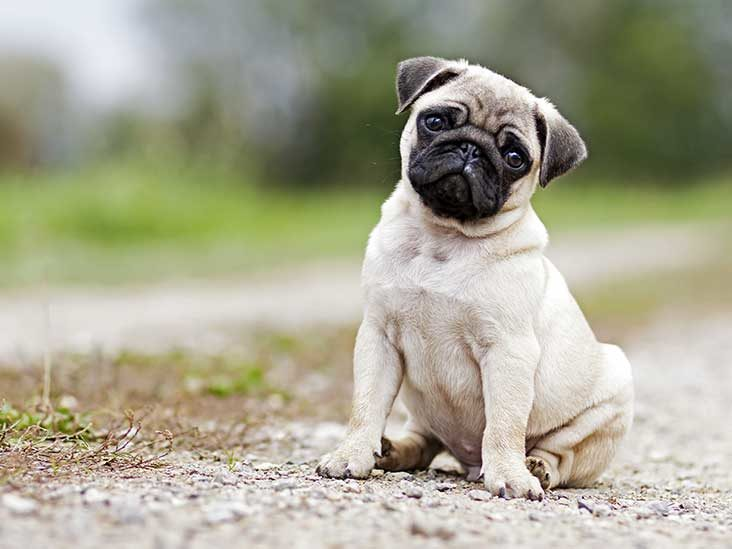
#> input picture week4/new_cat_dog/1.jpeg, 732 x 549 px; its folder holds only this picture in this run
$ jupyter execute --allow-errors json_to_yolo.ipynb
#> lines starting #> are read from the running program, lines starting #| are printed output that depends on the picture
[cell 1]
import matplotlib.pyplot as plt
import numpy as np
from PIL import Image
import json
import cv2
import os
import random
def resize():
    input_folder = "new_cat_dog"
    output_folder = "output1"
    images=[]
    output_file= []
    for filename in os.listdir(input_folder):

        img = cv2.imread(os.path.join(input_folder, filename))
#> img is the input picture: shape (549, 732, 3); mean B, G, R 145.1, 166.1, 167.4
        output_filename = os.path.splitext(filename)[0] + ".jpeg"
        output_path = os.path.join(output_folder, output_filename)
        a= np.random.uniform(0.6,1)
        resized_shape= (int(img.shape[0]*a),int(img.shape[1]*a))
#> resized_shape = (449, 599)
        img = cv2.resize(img,resized_shape)
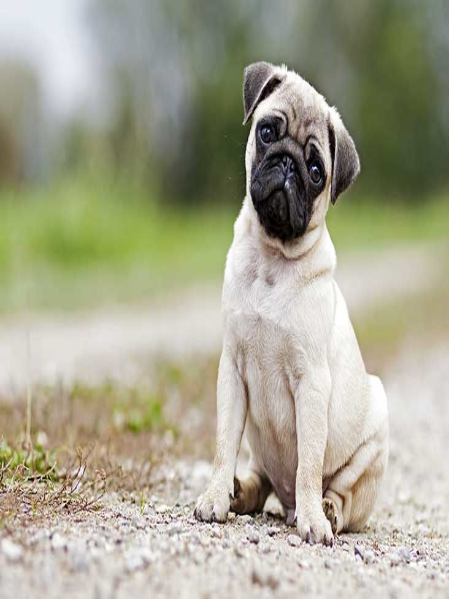
#> img: shape (599, 449, 3); mean B, G, R 145, 166, 167.3
    #     output_filename = os.path.splitext(filename)[0] + "_0.5" + ".jpeg"
    #     output_path = os.path.join(output_folder, output_filename)
    #     img.save(output_path)
        cv2.imwrite(output_path,img)
        output_file.append(output_path)
        images.append(img)
    # [9 lines of commented-out code are left out]
    return images,output_file

[cell 2]
out,out_filename= resize()
#> out = 1 item; out_filename = ['output1/1.jpeg']
out_filename
#> Out = ['output1/1.jpeg']

[cell 3]
def brightness():

        output_directory= "output1"
#         if not os.path.exists(output_directory):
#             os.makedirs(output_directory)
    # load the input image
        resized_list,out_filename= resize()
#> resized_list = 1 item; out_filename = ['output1/1.jpeg']
        for (image,out_filename) in zip(resized_list,out_filename):
            #im = Image.open(image)
            cv2.imwrite(os.path.join(output_directory,out_filename.split('/')[-1].split('.')[0]+'.jpeg'),image)
            # define the brightness adjustment range
            brightness_range = (-50, 50)


            # generate 5 images with different brightness levels
            for i in range(1,6,1):
                # generate a random brightness level
                brightness_level = random.randint(*brightness_range)

                image= Image.fromarray(image)
                # adjust the brightness level of the image
                adjusted_image = image.point(lambda x: x + brightness_level)

                # save the adjusted image to the output directory
                output_filename = out_filename.split("/")[-1].split('.')[0]+'_brightness_'+f'{i}'+'.jpeg'
                #noise_filename= image.split("/")[-1].split('.')[0]+ 'noise'+f'{i}'+'.png'

                output_path = os.path.join(output_directory, output_filename)
                adjusted_image.save(output_path)
#> this loop made 1 pass
#> (out_filename, brightness_range) on pass 1: ('output1/1.jpeg', (-50, 50))
#> pass 1, in brightness, `adjusted_image.save(output_path)`:
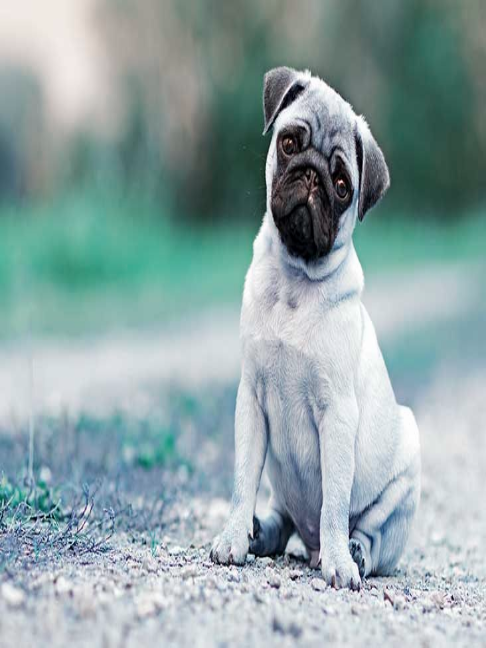
#> saved as 1_brightness_1.jpeg: PIL image 486x648 RGB; mean R, G, B 144, 165, 166.3
#> this loop made 1 pass
#> pass 1, in brightness (call 2), `adjusted_image.save(output_path)`:
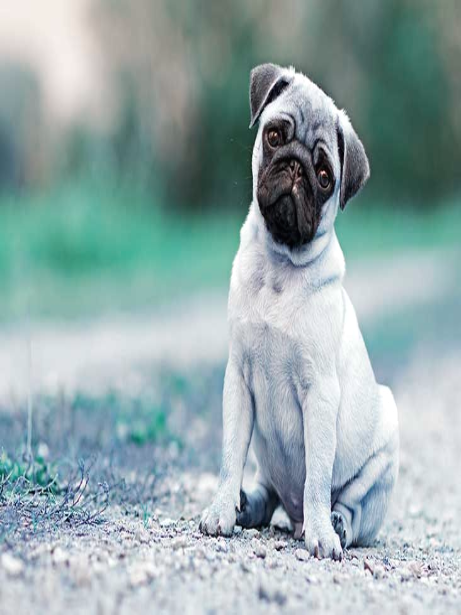
#> saved as 1_brightness_1.jpeg: PIL image 461x615 RGB; mean R, G, B 148, 169, 170.3
#> this loop made 1 pass
#> pass 1, in brightness (call 3), `adjusted_image.save(output_path)`:
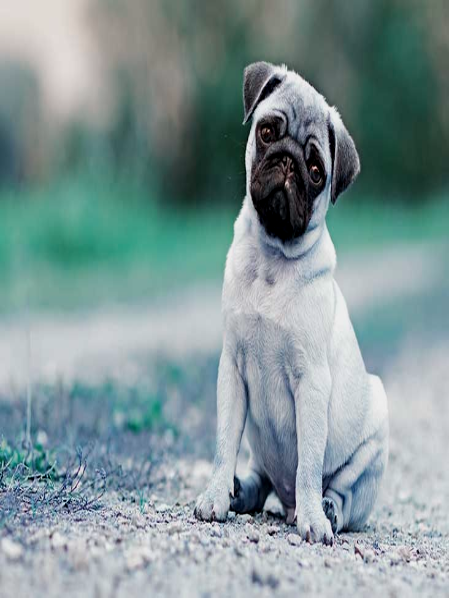
#> saved as 1_brightness_1.jpeg: PIL image 449x598 RGB; mean R, G, B 128.1, 149.1, 150.3
#> `img = cv2.resize(img,(random.randint((img.shape[1]*0.6),img.shape[1]),..`:
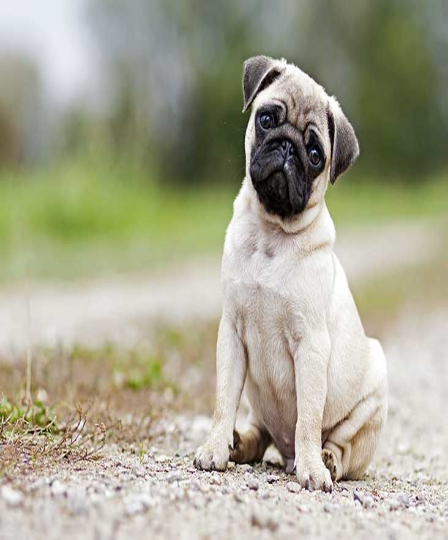
#> img: shape (540, 448, 3); mean R, G, B 167.3, 166, 145
        return output_path.split('/')[0]

#> (a cell that did not finish here is left out)

#> (a cell that did not finish here is left out)

#> (a cell that did not finish here is left out)

#> (a cell that did not finish here is left out)

#> (a cell that did not finish here is left out)

#> (a cell that did not finish here is left out)

[cell 10]
def rotate():
    input_folder = "new_cat_dog"
    output_folder = "output1"
    for filename in os.listdir(input_folder):
        img = Image.open(os.path.join(input_folder, filename))

        for j in range(5,360,5):
            img= img.rotate(j)
            output_filename = os.path.splitext(filename)[0] + "rotate" + str(j) + ".png"
            output_path = os.path.join(output_folder, output_filename)
            img.save(output_path)

[cell 11]
import matplotlib.pyplot as plt
import numpy as np
from PIL import Image
import json
import cv2
import os
import random
import glob
from numpy import random

input_folder = "new_cat_dog"
output_folder = "output1"
for image in glob.glob('conversion_test/*.jpeg'):
    if not os.path.exists(output_folder):
        os.makedirs(output_folder)
#> (the rest of this cell did not finish here and is left out)

$ run again, on week4/new_cat_dog/5.jpeg
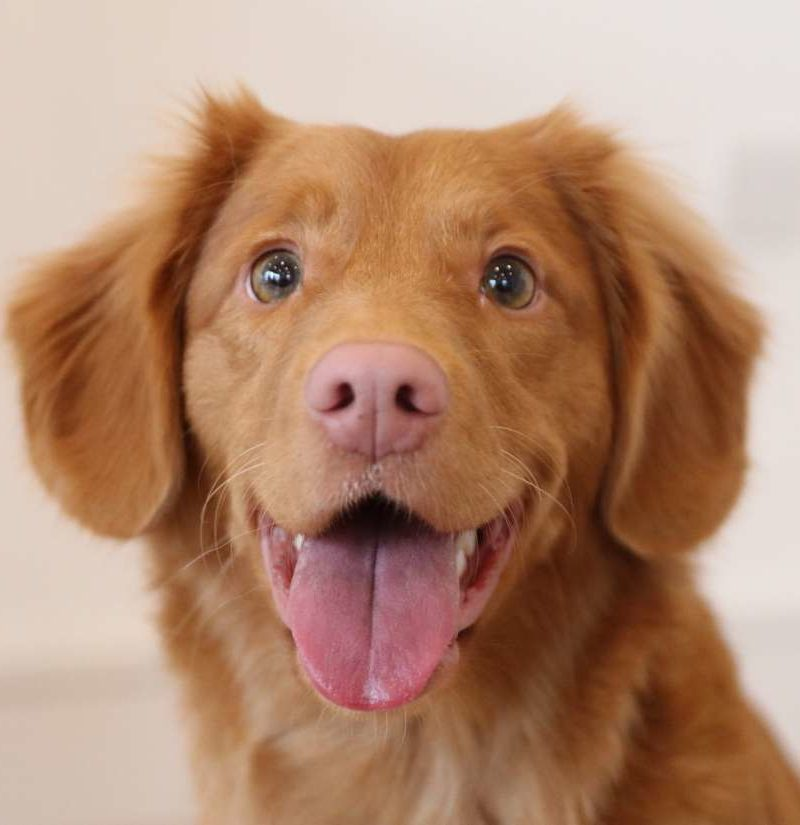
#> input picture week4/new_cat_dog/5.jpeg, 800 x 825 px
#> in resize, img is the input picture: shape (825, 800, 3); mean B, G, R 112.3, 137.1, 177.1
#> `out,out_filename= resize()`: out = 1 item; out_filename = ['output1/5.jpeg']
#> in brightness, `resized_list,out_filename= resize()`: resized_list = 1 item; out_filename = ['output1/5.jpeg']
#> the loop in brightness, `for (image,out_filename) in zip(resized_list,out_filename):` made 1 pass
#> (out_filename, brightness_range) on pass 1: ('output1/5.jpeg', (-50, 50))
#> pass 1, in brightness, `adjusted_image.save(output_path)`:
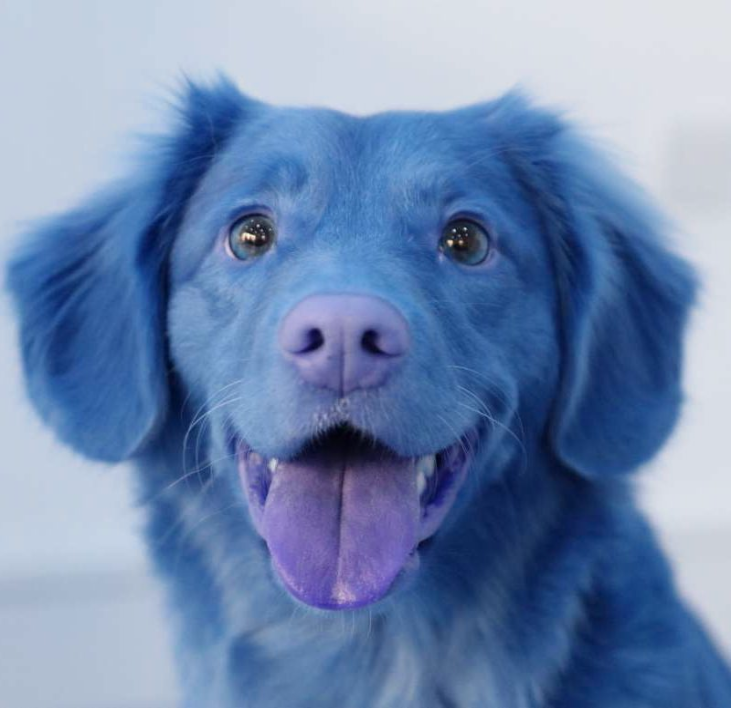
#> saved as 5_brightness_1.jpeg: PIL image 731x708 RGB; mean R, G, B 111.2, 136, 176
#> `img = cv2.resize(img,(random.randint((img.shape[1]*0.6),img.shape[1]),..`:
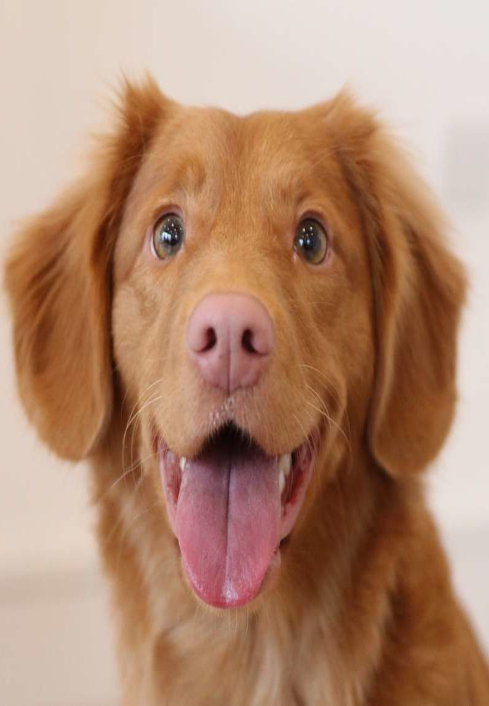
#> img: shape (706, 489, 3); mean R, G, B 177, 137, 112.2

$ run again, on week4/new_cat_dog/6.jpeg
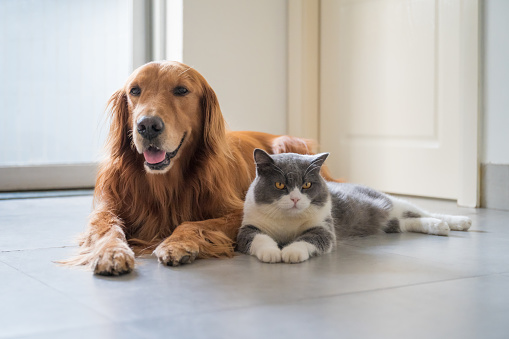
#> input picture week4/new_cat_dog/6.jpeg, 509 x 339 px
#> in resize, img is the input picture: shape (339, 509, 3); mean B, G, R 171.9, 177.6, 184.4
#> `out,out_filename= resize()`: out = 1 item; out_filename = ['output1/6.jpeg']
#> in brightness, `resized_list,out_filename= resize()`: resized_list = 1 item; out_filename = ['output1/6.jpeg']
#> the loop in brightness, `for (image,out_filename) in zip(resized_list,out_filename):` made 1 pass
#> (out_filename, brightness_range) on pass 1: ('output1/6.jpeg', (-50, 50))
#> the loop in brightness, `for (image,out_filename) in zip(resized_list,out_filename):` made 1 pass
#> pass 1, in brightness (call 2), `adjusted_image.save(output_path)`:
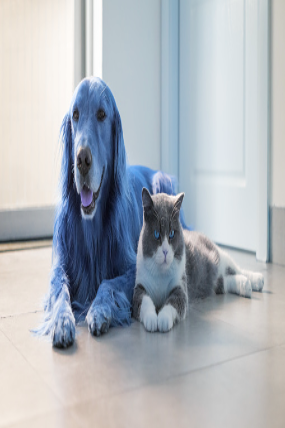
#> saved as 6_brightness_1.jpeg: PIL image 285x428 RGB; mean R, G, B 174.8, 180.5, 187.3
#> `img = cv2.resize(img,(random.randint((img.shape[1]*0.6),img.shape[1]),..`:
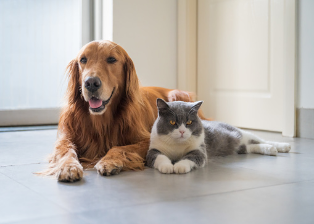
#> img: shape (224, 314, 3); mean R, G, B 184.3, 177.5, 171.8

$ run again, on week4/new_cat_dog/7.jpeg
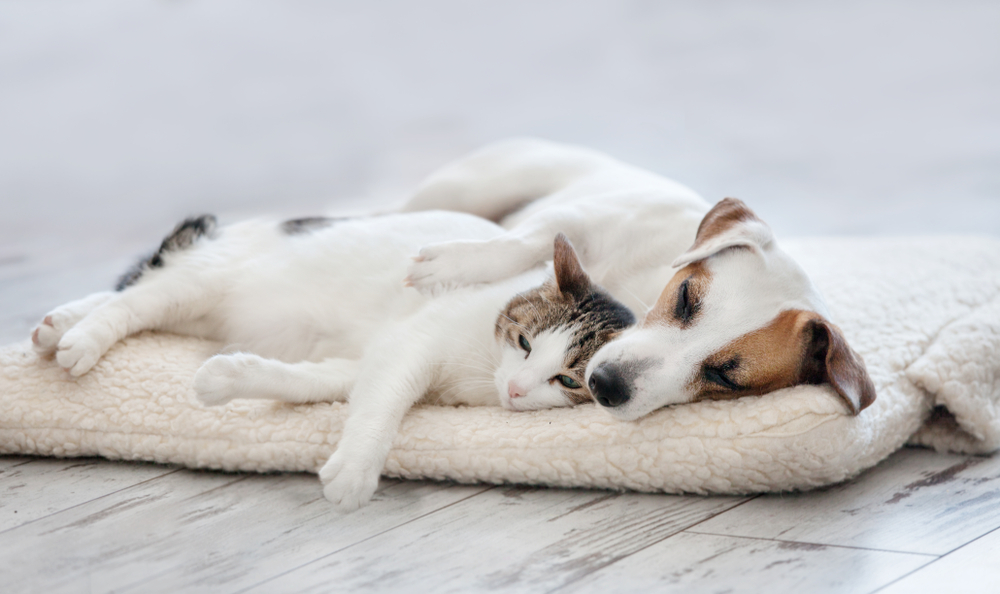
#> input picture week4/new_cat_dog/7.jpeg, 1000 x 594 px
#> in resize, img is the input picture: shape (594, 1000, 3); mean B, G, R 196.4, 195.8, 197.2
#> `out,out_filename= resize()`: out = 1 item; out_filename = ['output1/7.jpeg']
#> in brightness, `resized_list,out_filename= resize()`: resized_list = 1 item; out_filename = ['output1/7.jpeg']
#> the loop in brightness, `for (image,out_filename) in zip(resized_list,out_filename):` made 1 pass
#> (out_filename, brightness_range) on pass 1: ('output1/7.jpeg', (-50, 50))
#> pass 1, in brightness, `adjusted_image.save(output_path)`:
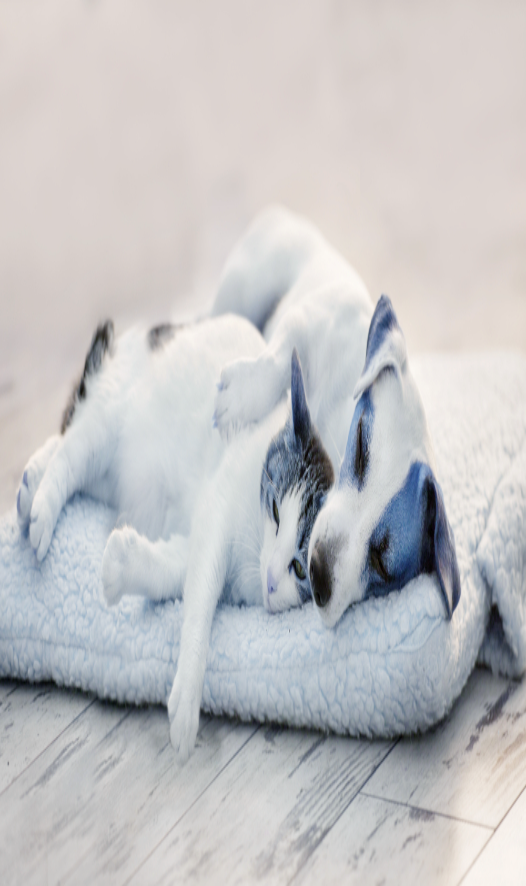
#> saved as 7_brightness_1.jpeg: PIL image 526x886 RGB; mean R, G, B 195.3, 194.7, 196.1
#> `img = cv2.resize(img,(random.randint((img.shape[1]*0.6),img.shape[1]),..`:
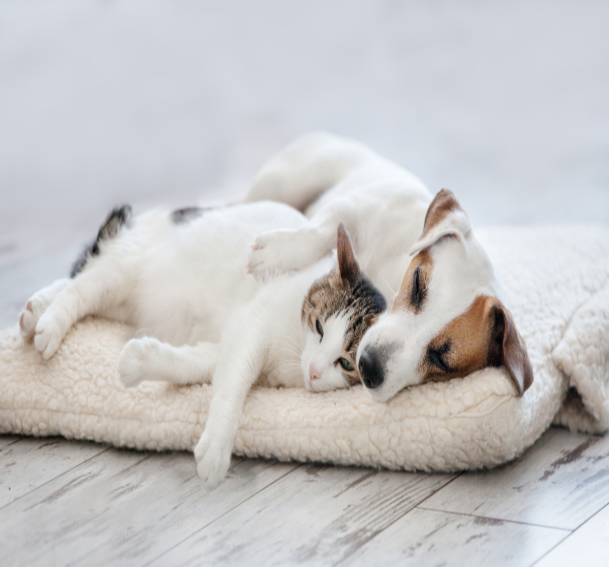
#> img: shape (567, 609, 3); mean R, G, B 197.1, 195.7, 196.3
